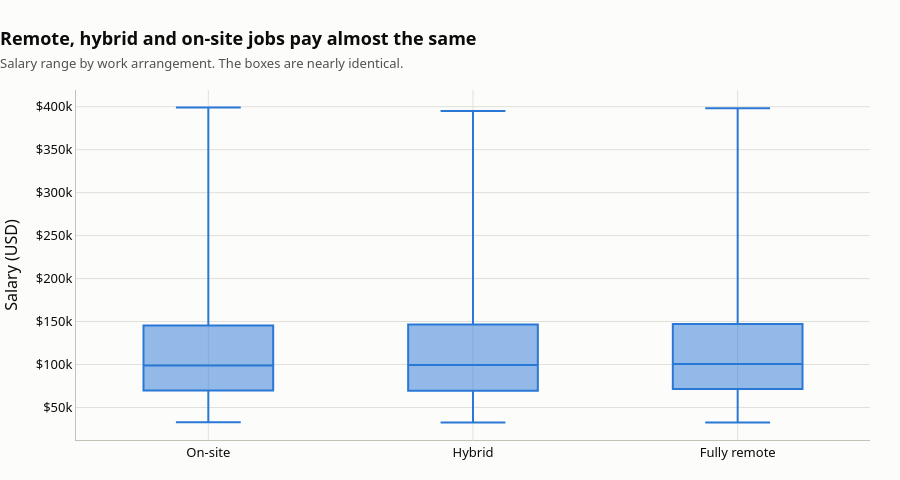

Source (notebook cell):
### Markdown cell above
### Q2.2 Does working remotely change what you earn?

### Code cell
fig = px.box(df, x="work_mode", y="salary_usd", category_orders={"work_mode": list(REMOTE.values())}, points=False)
fig.update_traces(marker_color=BLUE, hovertemplate="%{y:$,.0f}<extra></extra>")
fig.update_yaxes(title="Salary (USD)", tickprefix="$", tickformat="~s")
fig.update_xaxes(title=None)
style(fig, "Remote, hybrid and on-site jobs pay almost the same",
      "Salary range by work arrangement. The boxes are nearly identical.").show()

### Figure 1 — Plotly figure (JSON) as saved in the notebook; plotly's stock layout.template omitted (floating-point values rounded to 4 significant figures; data arrays with more than 128 entries replaced by an {"elided": "..."} marker saying what was removed)
{"data": [{"alignmentgroup": "True", "boxpoints": false, "hovertemplate": "%{y:$,.0f}<extra></extra>", "legendgroup": "", "marker": {"color": "#2a78d6"}, "name": "", "notched": false, "offsetgroup": "", "orientation": "v", "showlegend": false, "type": "box", "x": {"elided": "15000 str values"}, "x0": " ", "xaxis": "x", "y": {"elided": "15000 int values"}, "y0": " ", "yaxis": "y"}], "layout": {"boxmode": "group", "font": {"color": "#0b0b0b", "family": "system-ui, -apple-system, Segoe UI, sans-serif", "size": 13}, "height": 480, "hoverlabel": {"bgcolor": "white", "font": {"size": 13}}, "legend": {"tracegroupgap": 0}, "margin": {"b": 40, "l": 10, "r": 30, "t": 90}, "paper_bgcolor": "#fcfcfb", "plot_bgcolor": "#fcfcfb", "showlegend": false, "title": {"text": "<b>Remote, hybrid and on-site jobs pay almost the same</b><br><span style='font-size:13px;color:#52514e'>Salary range by work arrangement. The boxes are nearly identical.</span>", "x": 0, "xanchor": "left"}, "xaxis": {"anchor": "y", "categoryarray": ["On-site", "Hybrid", "Fully remote"], "categoryorder": "array", "domain": [0.0, 1.0], "gridcolor": "#e1e0d9", "linecolor": "#c3c2b7", "title": {}, "zeroline": false}, "yaxis": {"anchor": "x", "domain": [0.0, 1.0], "gridcolor": "#e1e0d9", "linecolor": "#c3c2b7", "tickformat": "~s", "tickprefix": "$", "title": {"text": "Salary (USD)"}, "zeroline": false}}}
